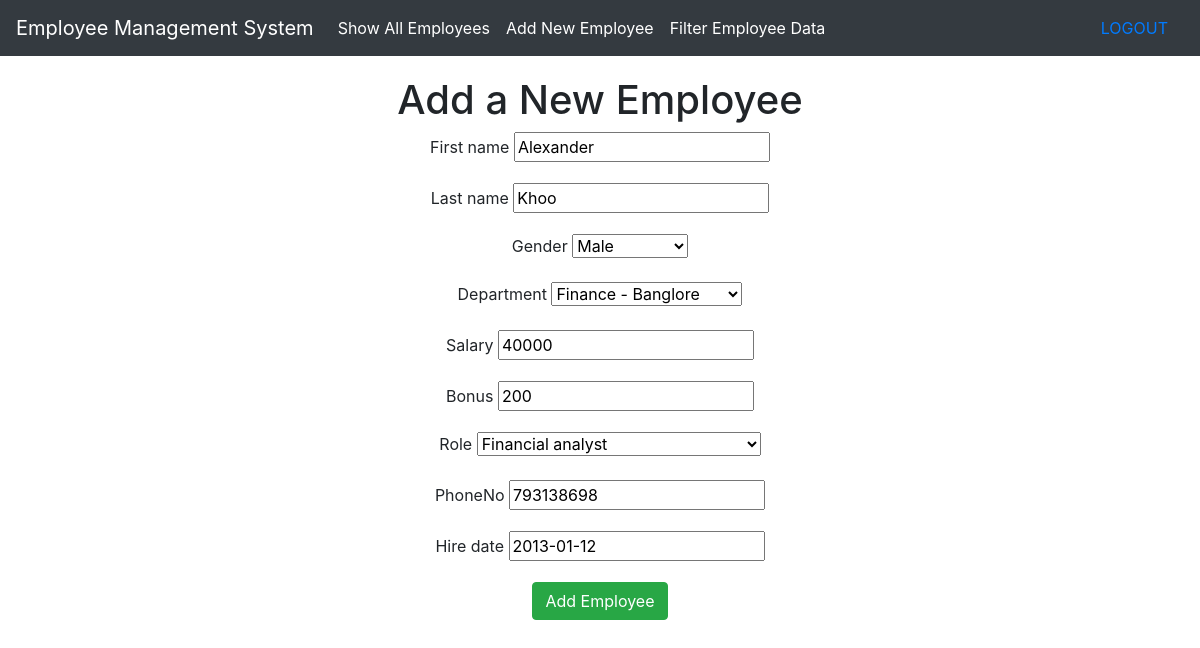
/updateEmployee/4 (signed in), run on the app's committed database.
### emp_app/models.py (models this page shows, shortened)
class Employee(models.Model):
    GENDER = (("F", "Female"), ("M", "Male"), ("U", "Undisclosed"))
    first_name = models.CharField(max_length=256)
    last_name = models.CharField(max_length=256, blank=True)
    gender = models.CharField(choices=GENDER, max_length=1)
    department = models.ForeignKey(Department, on_delete=models.CASCADE)
    salary = models.IntegerField(default=0)
    bonus = models.IntegerField(default=0)
    role = models.ForeignKey(Role, on_delete=models.CASCADE)
    phoneNo = models.CharField(max_length=10)
    hire_date = models.DateField()

### emp_app/views.py (the view)
# urls.py: path('updateEmployee/<int:pk>',
class updateEmployee(LoginRequiredMixin, UpdateView):
    model = models.Employee
    template_name = 'emp_app/addEmployee.html'
    fields = '__all__'
    success_url = '/employees'
    login_url = '/auth/login'

### emp_app/models.py (called while the page is built)
    def __str__(self):
        return self.name + " - " + self.location

    def __str__(self):
        return self.name

### templates/emp_app/addEmployee.html
{% extends 'base.html' %} {%block body%} {% include 'navBar.html' %}
<div class="container" style="margin-top: 20px; text-align: center">
  <h1>Add a New Employee</h1>
  <form method="POST">
    {%csrf_token%} {% for f in form%}
    <div class="form-group">
      <label class="">{{f.label}}</label>
      {{f}}
    </div>
    {%endfor%}
    <button type="submit" class="btn btn-success">Add Employee</button>
  </form>
</div>
{%endblock%}

### data on the page
Employee: form "Alexander" "Khoo" "Male" "Finance - Banglore" "40000" "200" "Financial analyst" "793138698" "2013-01-12"

### other printed values
{{ f.label }} "First name" "Last name" "Gender" "Department" "Salary" "Bonus" "Role" "PhoneNo" "Hire date"
